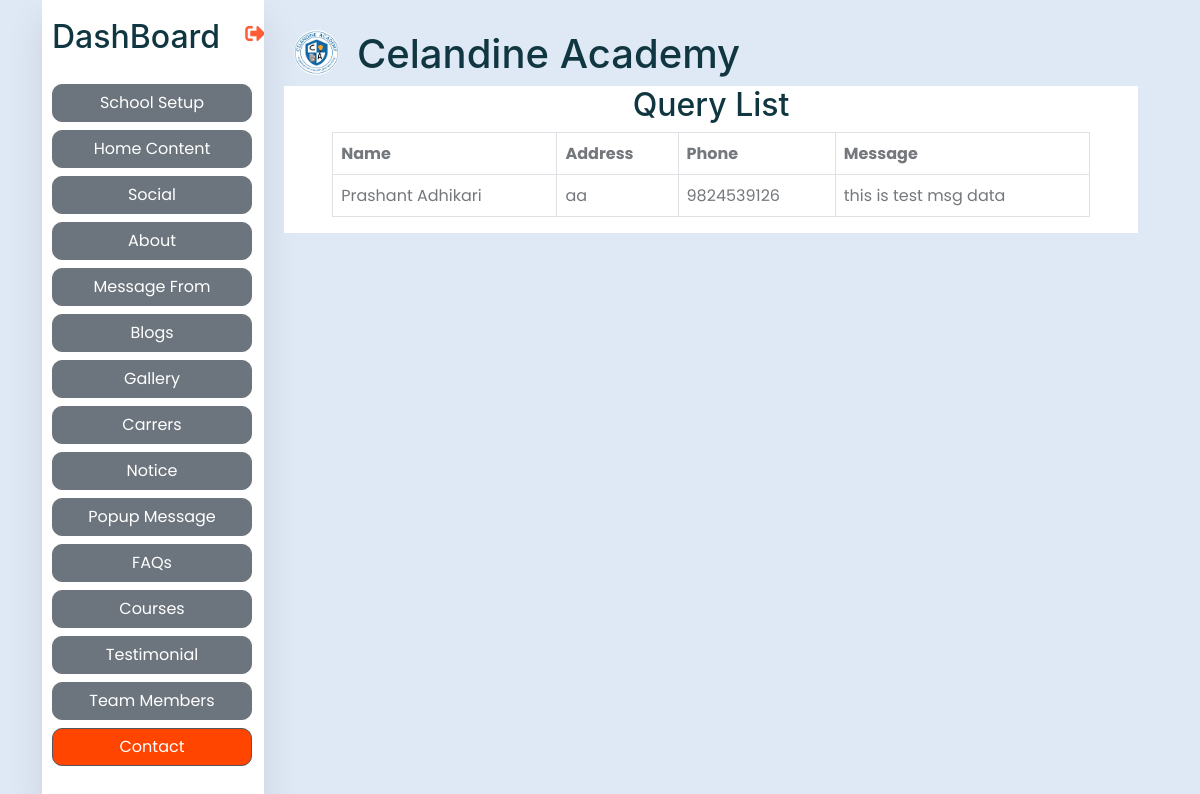
The page /view-contacts/ (signed in) on the database as committed earlier.
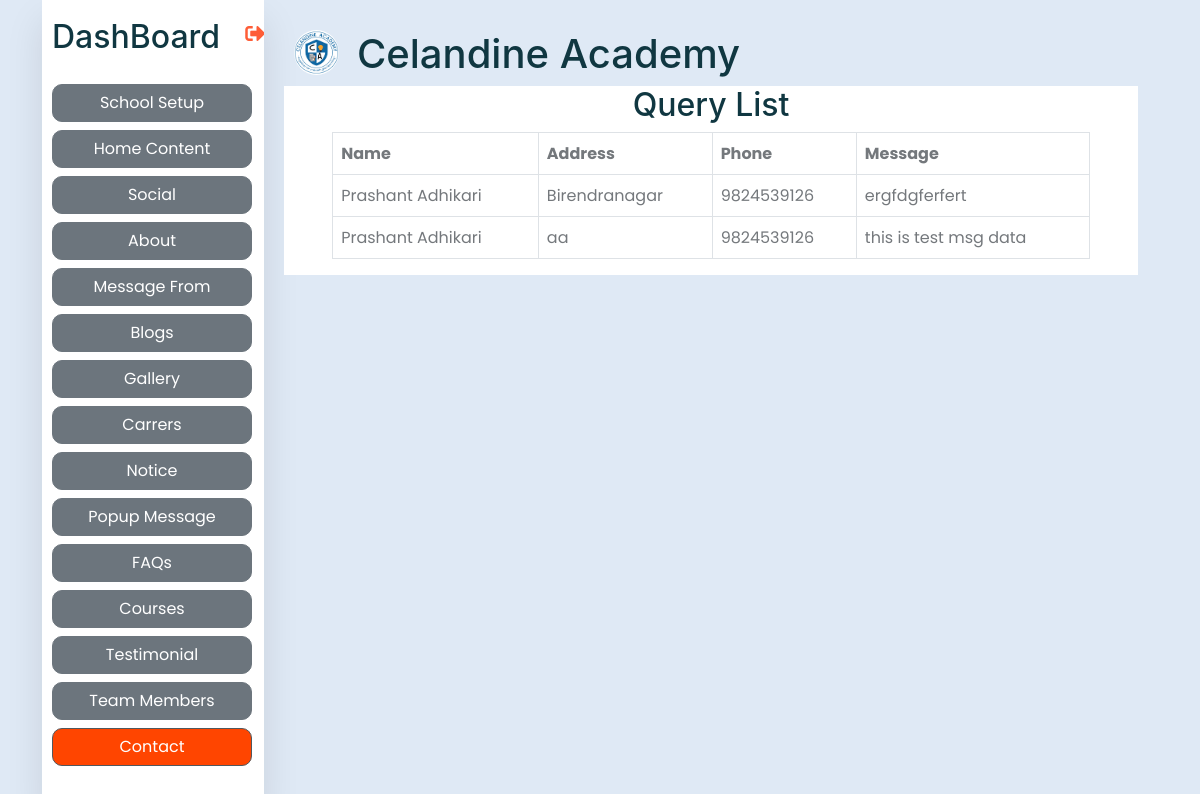
The same page on the database as committed later.
### base/models.py (models this page shows, shortened)
class Contact(models.Model):
    name = models.CharField(max_length=255)
    address = models.CharField(max_length=255)
    phone = models.CharField(max_length=10)
    message = models.TextField()
    created = models.DateField(auto_now_add=True)
    class Meta:
        verbose_name_plural = "13. Contact"
        ordering = ['-created']

### base/views.py (the view)
# urls.py: path('view-contacts/', views.viewContacts, name='viewcontacts'),
@login_required(login_url = 'login')
def viewContacts(request):
    contacts = Contact.objects.all().order_by('-created')
    context= {'contacts': contacts}
    return render(request, 'view_contacts.html', context)

### base/context_processors.py (called while the page is built)
def blog_data(request):
    blogs = Blog.objects.all()
    return {'blogdata': blogs}

def calendar_data(request):
    calendars = Calendar.objects.all().order_by('-is_default')
    return {'calendardata': calendars}

def custom_data(request):
    if SchoolSetup.objects.all().exists():
        setup = SchoolSetup.objects.all().order_by('-created_at')
        data = setup[0]
        return {'data': data}
    else:
        data=None
        return {'data': data}

def social_data(request):
    if Socials.objects.all().exists():
        social = Socials.objects.all().order_by('-created_at')
        sodata = social[0]
        return {'sodata': sodata}
    else:
        sodata=None
        return {'sodata': sodata}

def vision_data(request):
    if Vision.objects.all().exists():
        vision = Vision.objects.all().order_by('-created_at')
        vdata = vision[0]
        return {'vdata': vdata}
    else:
        vdata = None
        return {'vdata': vdata}

def message_data(request):
    msgdata = MessageFrom.objects.all()
    return {'message_data': msgdata}

def team_data(request):
    team = TeamMember.objects.all()
    return {'tdata': team}

### templates/view_contacts.html
{% extends 'dash.html' %}
{% load static %}
{% block content %}
<div class="container-xxl bg-white p-0">
    <div class="container-fluid">
        <div class="row">
            <div class="col text-center">
                <h2>Query List</h2>
            </div>
        </div>
        <div class="container">
            <table class="table table-bordered">
                <thead class="thead-dark">
                    <tr>
                        <th>Name</th>
                        <th>Address</th>
                        <th>Phone</th>
                        <th>Message</th>
                    </tr>
                </thead>
                <tbody>
                    {% for contact in contacts %}
                    <tr>
                        <td>{{ contact.name }}</td>
                        <td>{{ contact.address }}</td>
                        <td>{{ contact.phone }}</td>
                        <td>{{ contact.message }}</td>
                    </tr>
                    {% endfor %}
                </tbody>
            </table>
        </div>
    </div>
</div>
{% endblock %}

Rows that differ between the two databases and show on the page:
added Contact: name "Prashant Adhikari", address "Birendranagar", phone "9824539126", message "ergfdgferfert"
